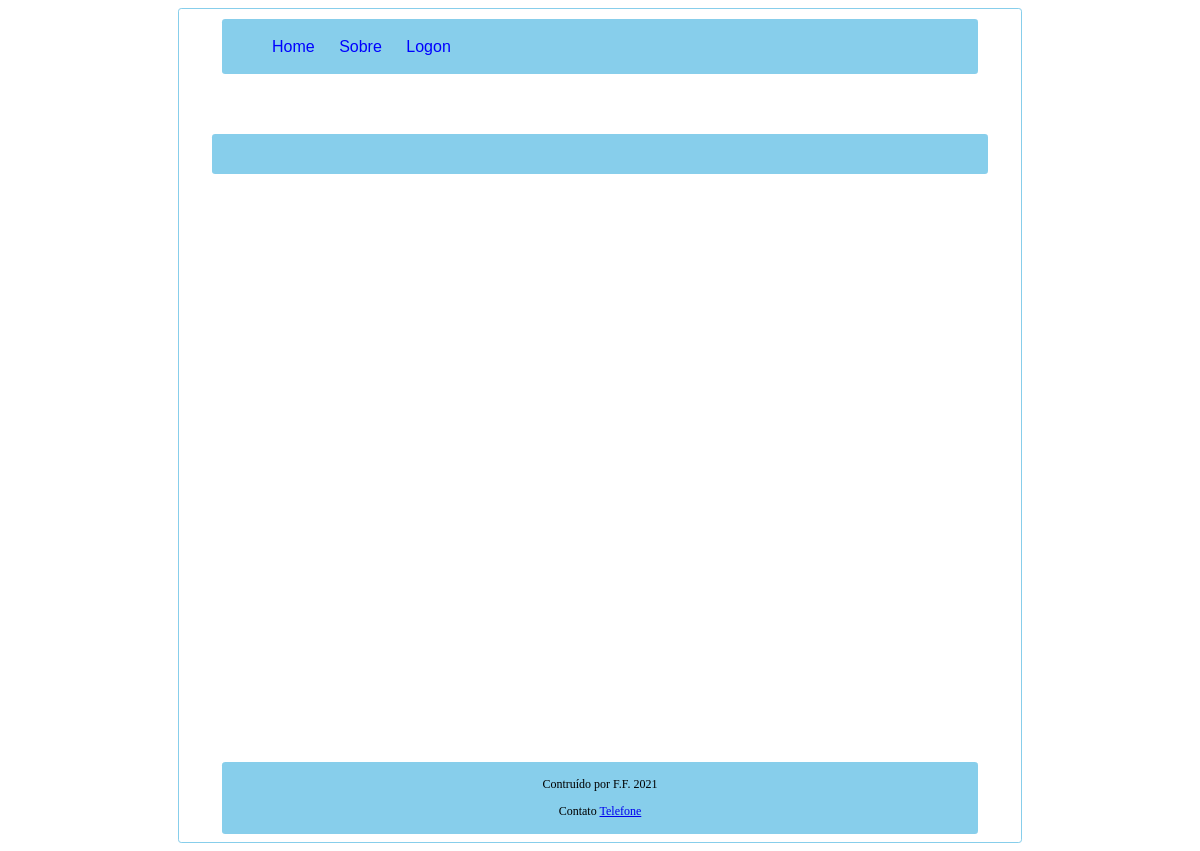
/sobre/, run on an earlier commit of the app's database.
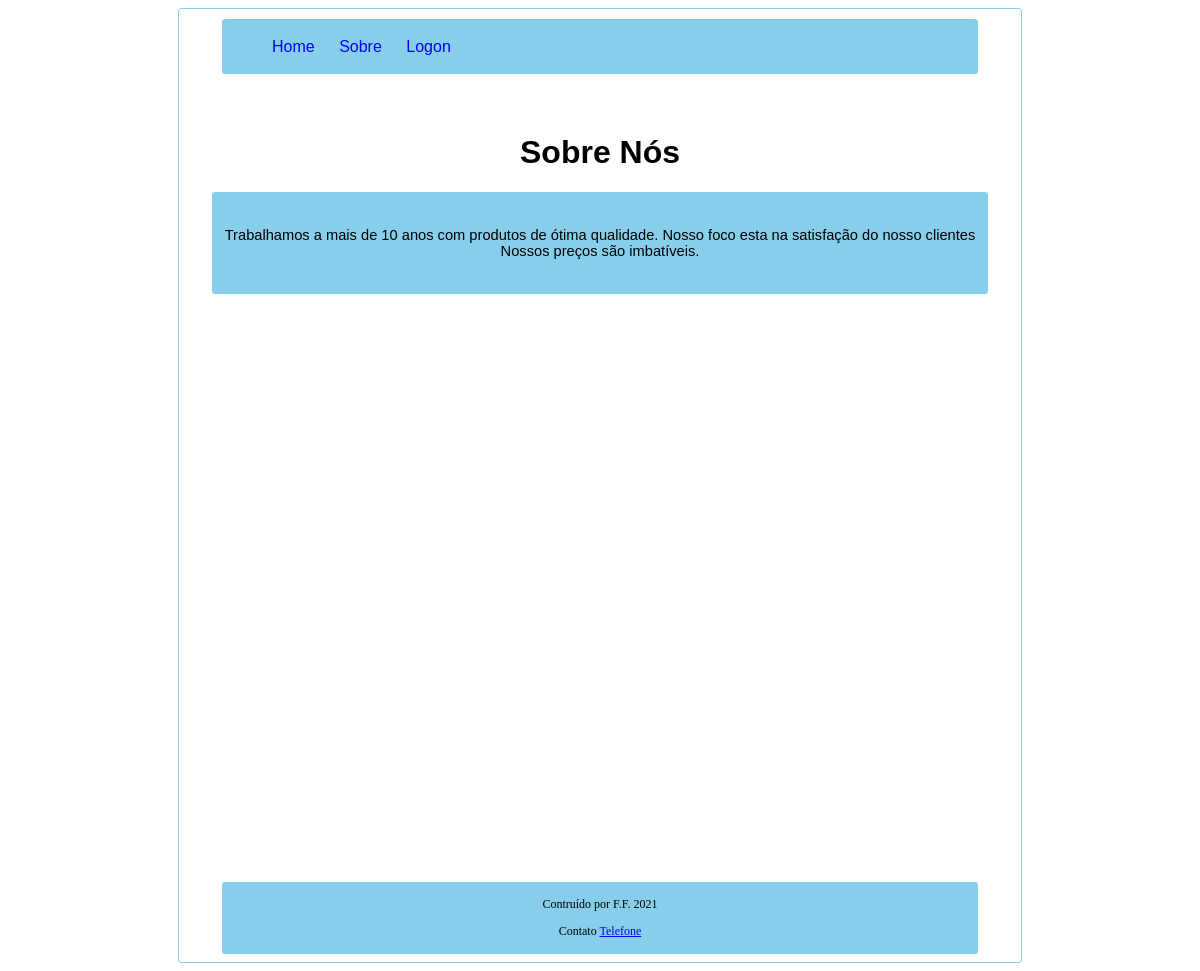
And on a later commit of the database.
### my_site/models.py (models this page shows, shortened)
class Sobre_Nos(models.Model):
    data = models.DateField(auto_now_add=True)
    titulo = models.CharField(max_length=20)
    texto = models.TextField(blank=False, null=False)
    class Meta:
        verbose_name_plural = "Sobre Nós"

### my_site/views.py (the view)
# urls.py: path('sobre/', sobre_nos),
def sobre_nos(request):
    sobre_nos = Sobre_Nos.objects.all()
    return render(request, 'site/sobre.html', {'sobre_nos': sobre_nos})

### my_site/templates/site/sobre.html (shortened to what this page needs)
<!DOCTYPE html>
<html lang="en">
<head>
</head>
<body>
    <header>
        <nav id=menu>
            <ul>
                <li><a href="http://127.0.0.1:8000/">Home</a></li>
                <li><a href="http://127.0.0.1:8000/sobre">Sobre</a></li>
                <li><a href="http://127.0.0.1:8000/admin">Logon</a></li>
            </ul>
        </nav>
        <h1>
            {% for sobre in sobre_nos %}
                {{sobre.titulo}}
            {% endfor %}
        </h1>
    </header>
    <main>
        <article>
            {% for sobre in sobre_nos %}
                <p>{{sobre.texto}}</p>
            {% endfor %}
        </article>
    </main>
    <footer>
        <p>Contruído por F.F. 2021</p>
        <p>Contato <a href="tel: (11) 9876-1234">Telefone</a></p>
    </footer>
</body>
</html>

What changed in the data, as far as the page shows it:
added Sobre_Nos: titulo "Sobre Nós", texto "Trabalhamos a mais de 10 anos com produtos de ótima qualidade. Nosso foco esta na satisfação do nosso clientes Nossos preços são imbatíveis."
